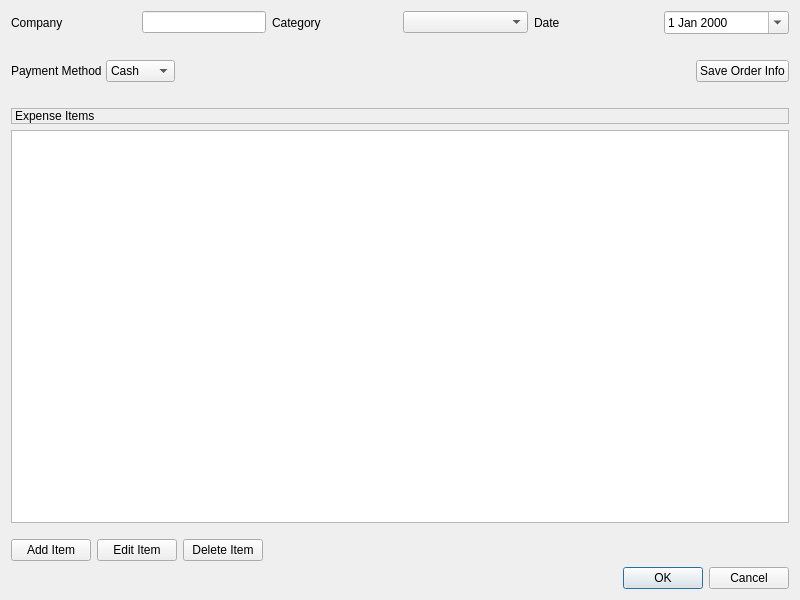
<?xml version="1.0" encoding="UTF-8"?>
<ui version="4.0">
 <class>ExpenseEditor</class>
 <widget class="QDialog" name="ExpenseEditor">
  <property name="geometry">
   <rect>
    <x>0</x>
    <y>0</y>
    <width>800</width>
    <height>600</height>
   </rect>
  </property>
  <property name="windowTitle">
   <string>Add/Edit Expense Order</string>
  </property>
  <layout class="QVBoxLayout" name="verticalLayout_2">
   <item>
    <layout class="QVBoxLayout" name="verticalLayout">
     <item>
      <layout class="QHBoxLayout" name="horizontalLayout_2">
       <item>
        <widget class="QLabel" name="label_2">
         <property name="text">
          <string>Company</string>
         </property>
        </widget>
       </item>
       <item>
        <widget class="QLineEdit" name="sourceLineEdit">
         <property name="sizePolicy">
          <sizepolicy hsizetype="Preferred" vsizetype="Fixed">
           <horstretch>0</horstretch>
           <verstretch>0</verstretch>
          </sizepolicy>
         </property>
        </widget>
       </item>
       <item>
        <widget class="QLabel" name="label">
         <property name="text">
          <string>Category</string>
         </property>
        </widget>
       </item>
       <item>
        <widget class="QComboBox" name="categoryComboBox"/>
       </item>
       <item>
        <widget class="QLabel" name="label_4">
         <property name="text">
          <string>Date</string>
         </property>
        </widget>
       </item>
       <item>
        <widget class="QDateEdit" name="dateEdit">
         <property name="calendarPopup">
          <bool>true</bool>
         </property>
        </widget>
       </item>
      </layout>
     </item>
     <item>
      <layout class="QHBoxLayout" name="horizontalLayout">
       <property name="spacing">
        <number>4</number>
       </property>
       <property name="leftMargin">
        <number>0</number>
       </property>
       <property name="topMargin">
        <number>20</number>
       </property>
       <property name="rightMargin">
        <number>0</number>
       </property>
       <property name="bottomMargin">
        <number>20</number>
       </property>
       <item>
        <widget class="QLabel" name="label_3">
         <property name="text">
          <string>Payment Method</string>
         </property>
        </widget>
       </item>
       <item>
        <widget class="QComboBox" name="paymentMethodComboBox">
         <item>
          <property name="text">
           <string>Cash</string>
          </property>
         </item>
         <item>
          <property name="text">
           <string>Card</string>
          </property>
         </item>
         <item>
          <property name="text">
           <string>Venmo</string>
          </property>
         </item>
        </widget>
       </item>
       <item>
        <spacer name="horizontalSpacer_3">
         <property name="orientation">
          <enum>Qt::Orientation::Horizontal</enum>
         </property>
         <property name="sizeHint" stdset="0">
          <size>
           <width>40</width>
           <height>20</height>
          </size>
         </property>
        </spacer>
       </item>
       <item>
        <widget class="QPushButton" name="saveOrderButton">
         <property name="text">
          <string>Save Order Info</string>
         </property>
        </widget>
       </item>
      </layout>
     </item>
    </layout>
   </item>
   <item>
    <widget class="QLabel" name="label_5">
     <property name="frameShape">
      <enum>QFrame::Shape::StyledPanel</enum>
     </property>
     <property name="frameShadow">
      <enum>QFrame::Shadow::Raised</enum>
     </property>
     <property name="lineWidth">
      <number>2</number>
     </property>
     <property name="text">
      <string>Expense Items</string>
     </property>
    </widget>
   </item>
   <item>
    <widget class="QTableView" name="itemsTable"/>
   </item>
   <item>
    <layout class="QHBoxLayout" name="buttonLayout">
     <property name="topMargin">
      <number>10</number>
     </property>
     <item>
      <widget class="QPushButton" name="addItemButton">
       <property name="text">
        <string>Add Item</string>
       </property>
      </widget>
     </item>
     <item>
      <widget class="QPushButton" name="editItemButton">
       <property name="text">
        <string>Edit Item</string>
       </property>
      </widget>
     </item>
     <item>
      <widget class="QPushButton" name="deleteItemButton">
       <property name="text">
        <string>Delete Item</string>
       </property>
      </widget>
     </item>
     <item>
      <spacer name="horizontalSpacer">
       <property name="orientation">
        <enum>Qt::Orientation::Horizontal</enum>
       </property>
       <property name="sizeHint" stdset="0">
        <size>
         <width>40</width>
         <height>20</height>
        </size>
       </property>
      </spacer>
     </item>
    </layout>
   </item>
   <item>
    <widget class="QDialogButtonBox" name="buttonBox">
     <property name="orientation">
      <enum>Qt::Orientation::Horizontal</enum>
     </property>
     <property name="standardButtons">
      <set>QDialogButtonBox::StandardButton::Cancel|QDialogButtonBox::StandardButton::Ok</set>
     </property>
    </widget>
   </item>
  </layout>
 </widget>
 <resources/>
 <connections>
  <connection>
   <sender>buttonBox</sender>
   <signal>accepted()</signal>
   <receiver>ExpenseEditor</receiver>
   <slot>accept()</slot>
   <hints>
    <hint type="sourcelabel">
     <x>20</x>
     <y>20</y>
    </hint>
    <hint type="destinationlabel">
     <x>20</x>
     <y>20</y>
    </hint>
   </hints>
  </connection>
  <connection>
   <sender>buttonBox</sender>
   <signal>rejected()</signal>
   <receiver>ExpenseEditor</receiver>
   <slot>reject()</slot>
   <hints>
    <hint type="sourcelabel">
     <x>20</x>
     <y>20</y>
    </hint>
    <hint type="destinationlabel">
     <x>20</x>
     <y>20</y>
    </hint>
   </hints>
  </connection>
 </connections>
</ui>
